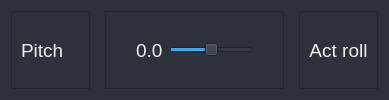
                     <widget class="QFrame" name="frame_eef_row_6">
                      <property name="minimumSize">
                       <size>
                        <width>0</width>
                        <height>50</height>
                       </size>
                      </property>
                      <property name="styleSheet">
                       <string notr="true">background-color: rgb(44, 49, 60);</string>
                      </property>
                      <property name="frameShape">
                       <enum>QFrame::NoFrame</enum>
                      </property>
                      <property name="frameShadow">
                       <enum>QFrame::Plain</enum>
                      </property>
                      <layout class="QHBoxLayout" name="horizontalLayout_145">
                       <property name="spacing">
                        <number>6</number>
                       </property>
                       <item>
                        <widget class="QFrame" name="frame_joint_seg1_ID_20">
                         <property name="minimumSize">
                          <size>
                           <width>0</width>
                           <height>0</height>
                          </size>
                         </property>
                         <property name="maximumSize">
                          <size>
                           <width>16777215</width>
                           <height>16777215</height>
                          </size>
                         </property>
                         <property name="frameShape">
                          <enum>QFrame::StyledPanel</enum>
                         </property>
                         <property name="frameShadow">
                          <enum>QFrame::Raised</enum>
                         </property>
                         <layout class="QHBoxLayout" name="horizontalLayout_146">
                          <property name="spacing">
                           <number>9</number>
                          </property>
                          <property name="topMargin">
                           <number>0</number>
                          </property>
                          <property name="rightMargin">
                           <number>25</number>
                          </property>
                          <property name="bottomMargin">
                           <number>0</number>
                          </property>
                          <item>
                           <widget class="QLabel" name="label_53">
                            <property name="font">
                             <font>
                              <pointsize>14</pointsize>
                             </font>
                            </property>
                            <property name="styleSheet">
                             <string notr="true">color: rgb(238, 238, 236);</string>
                            </property>
                            <property name="text">
                             <string>Pitch</string>
                            </property>
                           </widget>
                          </item>
                         </layout>
                        </widget>
                       </item>
                       <item>
                        <widget class="QFrame" name="frame_joint_seg1_setRoll_20">
                         <property name="minimumSize">
                          <size>
                           <width>0</width>
                           <height>0</height>
                          </size>
                         </property>
                         <property name="maximumSize">
                          <size>
                           <width>500</width>
                           <height>16777215</height>
                          </size>
                         </property>
                         <property name="frameShape">
                          <enum>QFrame::NoFrame</enum>
                         </property>
                         <property name="frameShadow">
                          <enum>QFrame::Plain</enum>
                         </property>
                         <layout class="QHBoxLayout" name="horizontalLayout_147">
                          <property name="topMargin">
                           <number>0</number>
                          </property>
                          <property name="bottomMargin">
                           <number>0</number>
                          </property>
                          <item>
                           <widget class="QFrame" name="frame_43">
                            <property name="frameShape">
                             <enum>QFrame::StyledPanel</enum>
                            </property>
                            <property name="frameShadow">
                             <enum>QFrame::Raised</enum>
                            </property>
                            <layout class="QHBoxLayout" name="horizontalLayout_148">
                             <property name="leftMargin">
                              <number>30</number>
                             </property>
                             <property name="topMargin">
                              <number>0</number>
                             </property>
                             <property name="rightMargin">
                              <number>30</number>
                             </property>
                             <property name="bottomMargin">
                              <number>0</number>
                             </property>
                             <item>
                              <widget class="QLabel" name="label_seg1_setRoll_slider_20">
                               <property name="font">
                                <font>
                                 <pointsize>14</pointsize>
                                </font>
                               </property>
                               <property name="styleSheet">
                                <string notr="true">color: rgb(238, 238, 236);</string>
                               </property>
                               <property name="text">
                                <string>0.0</string>
                               </property>
                              </widget>
                             </item>
                             <item>
                              <widget class="QSlider" name="slider_seg1_setRoll_20">
                               <property name="maximumSize">
                                <size>
                                 <width>16777215</width>
                                 <height>16777215</height>
                                </size>
                               </property>
                               <property name="minimum">
                                <number>-20</number>
                               </property>
                               <property name="maximum">
                                <number>20</number>
                               </property>
                               <property name="orientation">
                                <enum>Qt::Horizontal</enum>
                               </property>
                              </widget>
                             </item>
                            </layout>
                           </widget>
                          </item>
                         </layout>
                        </widget>
                       </item>
                       <item>
                        <widget class="QFrame" name="frame_joint_seg1_ActRoll_20">
                         <property name="frameShape">
                          <enum>QFrame::StyledPanel</enum>
                         </property>
                         <property name="frameShadow">
                          <enum>QFrame::Raised</enum>
                         </property>
                         <layout class="QHBoxLayout" name="horizontalLayout_149">
                          <property name="leftMargin">
                           <number>9</number>
                          </property>
                          <property name="topMargin">
                           <number>0</number>
                          </property>
                          <property name="bottomMargin">
                           <number>0</number>
                          </property>
                          <item>
                           <widget class="QLabel" name="Label_pitch_actual">
                            <property name="font">
                             <font>
                              <pointsize>14</pointsize>
                             </font>
                            </property>
                            <property name="layoutDirection">
                             <enum>Qt::LeftToRight</enum>
                            </property>
                            <property name="styleSheet">
                             <string notr="true">color: rgb(238, 238, 236);</string>
                            </property>
                            <property name="text">
                             <string>Act roll</string>
                            </property>
                            <property name="alignment">
                             <set>Qt::AlignCenter</set>
                            </property>
                           </widget>
                          </item>
                         </layout>
                        </widget>
                       </item>
                      </layout>
                     </widget>
